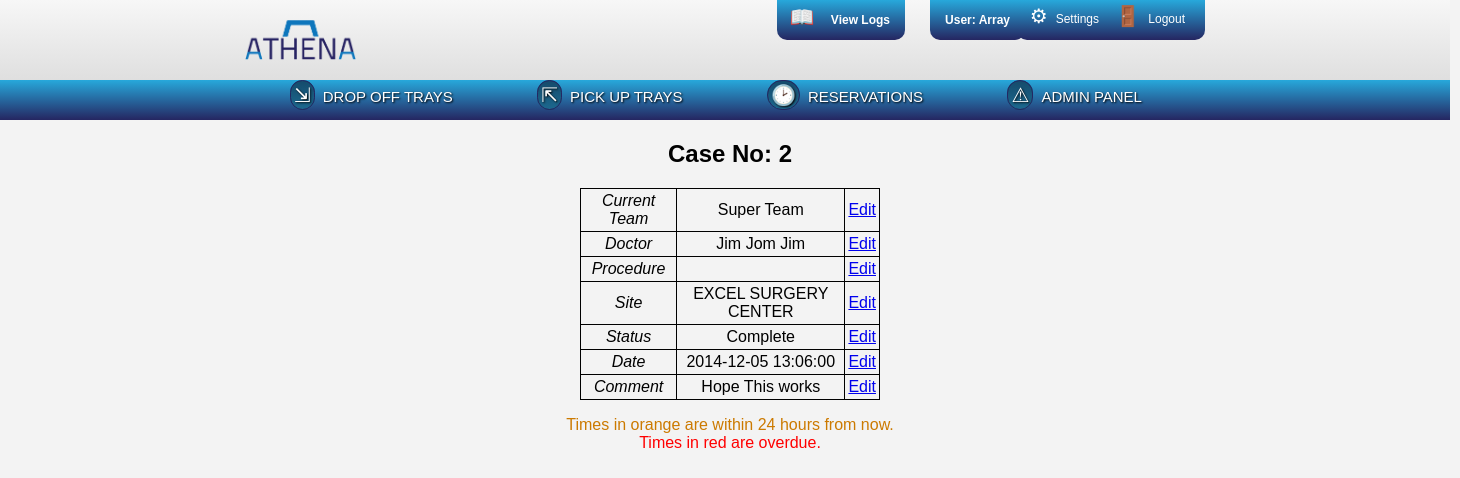
Page /www/cases/caseDetail.php?cid=2 (signed in) on the committed database.
### tables this page shows
create table if not exists cases 
( case_id   int(10)      not null auto_increment,
  team_id   int(10)      not null default 0,          
  doc_id    int(10)      not null default 0,          
  proc_id   int(10)      not null default 0,          
  site_id   int(10)      not null default 0,          
  status    varchar(40)  not null default '',         
  dttm      datetime     not null default '0/0/0',    
  cmt       varchar(255) not null default '',
  primary key (case_id)
);

create table if not exists teams 
( team_id   int(10)      not null auto_increment,
  name      varchar(255) not null,
  region    varchar(40)  not null default '',
  state     varchar(3)   not null,
  cmp_id    int(10)      not null default 0,     
  head_id   int(10)      not null default 0,     
  primary key (team_id)
);

create table if not exists doctors 
( doc_id    int(10)      not null auto_increment,
  active    int(1)       not null default '1',
  name      varchar(255) not null,
  unique index (name),
  primary key (doc_id)
);

create table if not exists sites 
( site_id   int(10)      not null auto_increment,
  active    int(1)       not null default '1',
  name      varchar(255) not null,
  address   varchar(255) not null,
  city      varchar(255) not null,
  state     varchar(2)   not null,
  zip       varchar(5)   not null,
  fax       varchar(10)  not null,
  unique index (name),
  primary key (site_id)
);

### www/utils/dbConnector.php (called while the page is built, shortened)
<?php
	class dbConnector implements dbConnectInfo {
		protected static $server = dbConnectInfo::HOST;
		protected static $db = dbConnectInfo::DBNAME;
		protected static $user = dbConnectInfo::USER;
		protected static $pass = dbConnectInfo::PW;
		public function doConnect() {
			$hookup = mysqli_connect(self::$server, self::$user, self::$pass, self::$db);
			return $hookup;
		}
	}
?>

### www/utils/dbWorker.php (called while the page is built, shortened)
<?php
	require_once("dbConnector.php");
	class dbWorker extends dbConnector {
		private $connection;
		public function __construct() {
			$this->connection = $this->doConnect();
		}
		public function query($sql) {
			return mysqli_query($this->connection, $sql);
		}
		public function findSite($uid, $requestedField) {
			$sql = "SELECT * FROM sites WHERE site_id='$uid'";
			$result = $this->query($sql);
			$row = mysqli_fetch_assoc($result);
			return $row["$requestedField"];
		}
		public function findTeam($uid, $requestedField) {
			$sql = "SELECT * FROM teams WHERE team_id='$uid'";
			$result = $this->query($sql);
			$row = mysqli_fetch_assoc($result);
			return $row["$requestedField"];
		}
		public function findDoctor($uid, $requestedField) {
			$sql = "SELECT * FROM doctors WHERE doc_id='$uid'";
			$result = $this->query($sql);
			$row = mysqli_fetch_assoc($result);
			return $row["$requestedField"];
		}
		public function checkTime($timeStamp) {
			$date = strtotime($timeStamp);
			$oneDayFromNow = time() + 86400;
			if(time() > strtotime($timeStamp)) return "<span class='error'>$timeStamp</span>";
			else if($date <= $oneDayFromNow && time() < $date) return "<span class='warning'>$timeStamp</span>";
			else return $timeStamp;
		}
	}
?>

### www/cases/caseDetail.php (the view, shortened to what this page needs)
<?php
	require_once "includes.php";
	$worker = new dbWorker();
	echo "<div class='adminTable'>";
	$currentCase = $_GET['cid'];
	$sql = "SELECT * FROM cases WHERE case_id='$currentCase'";
	if($result = $worker->query($sql)) {
		$row = mysqli_fetch_assoc($result);
		extract($row);
		echo "<h2>Case No: $case_id</h2>";
		$team = $worker->findTeam($team_id, "name");
		$doctor = $worker->findDoctor($doc_id, "name");
		$procedure = $worker->findProcedure($proc_id, "name");
		$site = $worker->findSite($site_id, "name");
		$dttm = $worker->checkTime($dttm);
		$table = "<table>" .
		"<tr><td><em>Current Team</em></td><td>$team</td><td><a href='editCaseInfo.php?mtd=team'>Edit</a></td></tr>" .
		"<tr><td><em>Doctor</em></td><td>$doctor</td><td><a href='editCaseInfo.php?mtd=doctor'>Edit</a></td></tr>" .
		"<tr><td><em>Procedure</em></td><td>$procedure</td><td><a href='editCaseInfo.php?mtd=procedure'>Edit</a></td></tr>" .
		"<tr><td><em>Site</em></td><td>$site</td><td><a href='editCaseInfo.php?mtd=site'>Edit</a></td></tr>" .
		"<tr><td><em>Status</em></td><td>$status</td><td><a href='editCaseInfo.php?mtd=status'>Edit</a></td></tr>" .
		"<tr><td><em>Date</em></td><td>$dttm</td><td><a href='editCaseInfo.php?mtd=dttm'>Edit</a></td></tr>" .
		"<tr><td><em>Comment</em></td><td>$cmt</td><td><a href='editCaseInfo.php?mtd=cmt'>Edit</a></td></tr>" .
		"</table>";
		echo "<p>$table</p>";
		echo "</div>";
	} else {
		echo "Error connecting to database.";
	}
?>

### www/styles.css (style rules this page uses)
* { background: none repeat scroll 0% 0% transparent; }
body { font-family: helvetica, sans-serif; margin: 0; background: #f3f3f3; overflow-x:hidden; }
.main table, .main th, .main td { margin-top: 10px; margin-bottom: 10px; padding: 3px; max-width: 400px; word-wrap: break-word; border-collapse: collapse; }
.adminTable th, .adminTable td { border: 1px solid black; margin-top: 10px; margin-bottom: 10px; padding: 3px; max-width: 400px; word-wrap: break-word; border-collapse: collapse; }
.main table { width: 300px; margin-left: auto; margin-right: auto; }
.main div { margin-left: auto; margin-right: auto; }

### rows in the picture
cases: case_id "2", team.name "Super Team", doc.name "Jim Jom Jim", site.name "EXCEL SURGERY CENTER", status "Complete", dttm "2014-12-05 13:06:00", cmt "Hope This works"

### other values in the picture
$userStr "Array"
